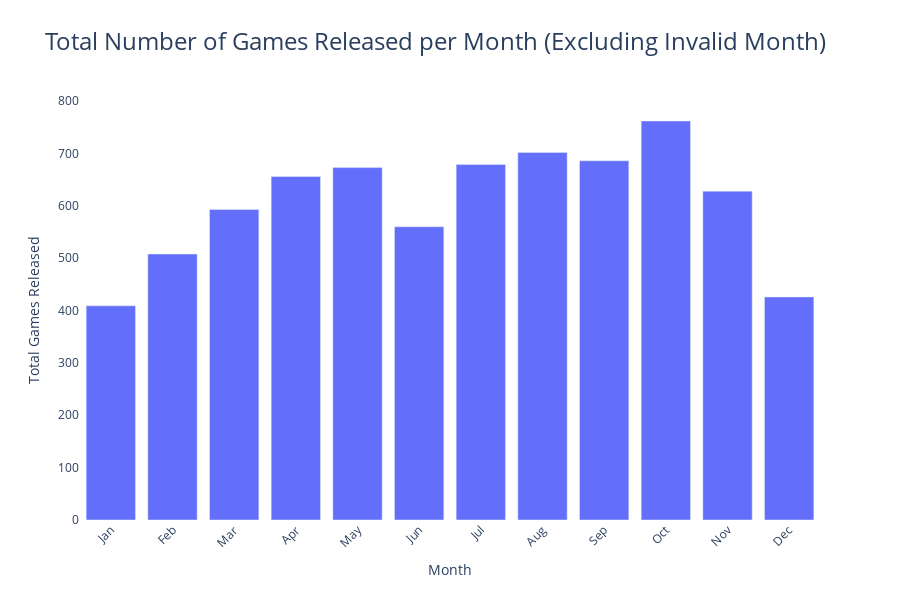

Notebook code cell kept with this figure:
### Code cell
import pandas as pd
import plotly.express as px
import numpy as np

# Filter out games with month == 0
df_filtered = df_analysis[df_analysis['Month'] > 0]

# Group by 'Month' and count the total number of games released
games_per_month = df_filtered.groupby('Month').size().reset_index(name='GamesCount')

# Create an interactive bar chart using Plotly
fig = px.bar(
    games_per_month,
    x='Month',
    y='GamesCount',
    title="Total Number of Games Released per Month (Excluding Invalid Month)",
    labels={'GamesCount': 'Total Games Released', 'Month': 'Month'},
    height=600,
)

# Update the x-axis to show month names instead of numbers
fig.update_layout(
    xaxis=dict(
        tickmode='array',
        tickvals=np.arange(1, 13),
        ticktext=['Jan', 'Feb', 'Mar', 'Apr', 'May', 'Jun', 'Jul', 'Aug', 'Sep', 'Oct', 'Nov', 'Dec']
    ),
    title_font_size=24,
    xaxis_tickangle=-45,
    plot_bgcolor='rgba(0,0,0,0)',  # Transparent background
)

# Show the interactive plot
fig.show()

### Figure 1 — Plotly figure (JSON) as saved in the notebook; plotly's stock layout.template omitted (floating-point values rounded to 4 significant figures)
{"data": [{"alignmentgroup": "True", "hovertemplate": "Month=%{x}<br>Total Games Released=%{y}<extra></extra>", "legendgroup": "", "marker": {"color": "#636efa", "pattern": {"shape": ""}}, "name": "", "offsetgroup": "", "orientation": "v", "showlegend": false, "textposition": "auto", "type": "bar", "x": [1, 2, 3, 4, 5, 6, 7, 8, 9, 10, 11, 12], "xaxis": "x", "y": [409, 508, 593, 656, 673, 560, 679, 702, 686, 762, 628, 426], "yaxis": "y"}], "layout": {"barmode": "relative", "height": 600, "legend": {"tracegroupgap": 0}, "plot_bgcolor": "rgba(0,0,0,0)", "title": {"font": {"size": 24}, "text": "Total Number of Games Released per Month (Excluding Invalid Month)"}, "xaxis": {"anchor": "y", "domain": [0, 1], "tickangle": -45, "tickmode": "array", "ticktext": ["Jan", "Feb", "Mar", "Apr", "May", "Jun", "Jul", "Aug", "Sep", "Oct", "Nov", "Dec"], "tickvals": [1, 2, 3, 4, 5, 6, 7, 8, 9, 10, 11, 12], "title": {"text": "Month"}}, "yaxis": {"anchor": "x", "domain": [0, 1], "title": {"text": "Total Games Released"}}}}
